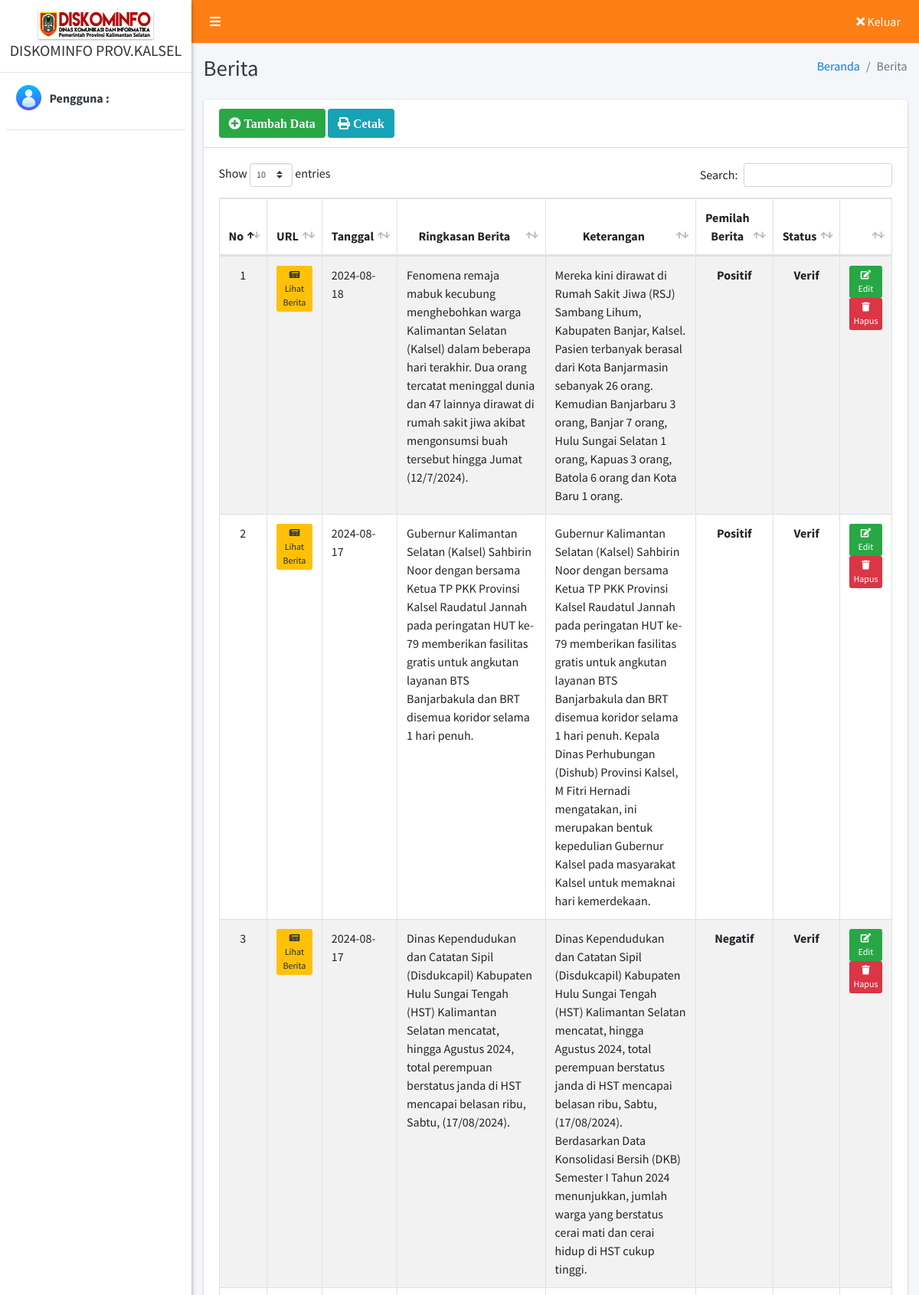
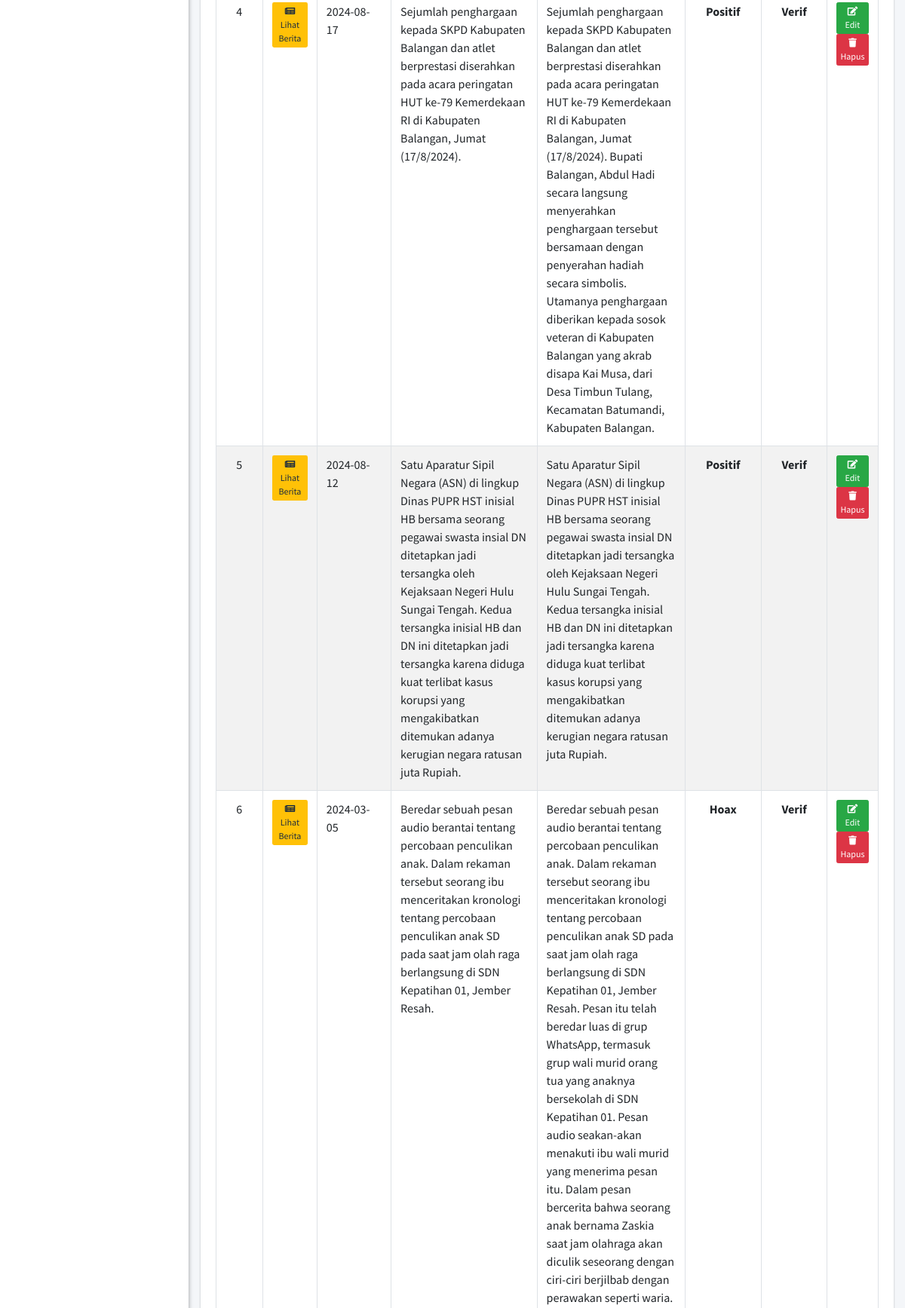
The app's page /admin/berita/index.php (upper part) with its own data (2 pictures, top to bottom).
### tables this page shows
CREATE TABLE `berita` (
  `id_berita` int NOT NULL,
  `url` text NOT NULL,
  `sumber_berita` varchar(40) NOT NULL,
  `tema` varchar(255) NOT NULL,
  `tgl_berita` date NOT NULL,
  `ringkasan` text NOT NULL,
  `keterangan` text NOT NULL,
  `pemilah` varchar(25) NOT NULL,
  `verifikasi` varchar(50) DEFAULT NULL
);

### admin/berita/index.php (the view, shortened to what this page needs)
<?php
require '../../config/koneksi.php';
?>
<!DOCTYPE html>
<html>
<?php
include '../../templates/head.php';
?>
<body class="hold-transition sidebar-mini layout-fixed">
    <div class="wrapper">
        <?php
        include '../../templates/navbar.php';
        ?>
        <?php
        include '../../templates/sidebar.php';
        ?>
        <div class="content-wrapper">
            <div class="content-header">
                <div class="container-fluid">
                    <div class="row mb-2">
                        <div class="col-sm-6">
                            <h1 class="m-0 text-dark">Berita</h1>
                        </div>
                        <div class="col-sm-6">
                            <ol class="breadcrumb float-sm-right">
                                <li class="breadcrumb-item"><a href="#">Beranda</a></li>
                                <li class="breadcrumb-item active">Berita</li>
                            </ol>
                        </div>
                    </div>
                </div>
            </div>
            <section class="content">
                <div class="container-fluid">
                    <div class="row">
                        <div class="col-12">
                            <div class="card card-outline">
                                <div class="card-header">
                                    <a href="tambah" class="btn bg-green"><i class="fa fa-plus-circle"> Tambah Data</i></a>
                                    <a href="print" target="blank" class="btn bg-info"><i class="fa fa-print"> Cetak</i></a>
                                </div>
                                <div class="card-body">
                                    <div class="table-responsive">
                                        <table id="example1" class="table table-bordered table-striped">
                                            <thead class="">
                                                <tr align="center">
                                                    <th>No</th>
                                                    <th>URL</th>
                                                    <th>Tanggal</th>
                                                    <th>Ringkasan Berita</th>
                                                    <th>Keterangan</th>
                                                    <th>Pemilah Berita</th>
                                                    <th>Status</th>
                                                    <th></th>
                                                </tr>
                                            </thead>
                                            <tbody style="background-color: white">
                                                <?php
                                                $no = 1;
                                                $data = $koneksi->query("SELECT * FROM berita ORDER BY id_berita DESC");
                                                while ($row = $data->fetch_array()) {
                                                ?>
                                                    <tr>
                                                        <td align="center"><?= $no++ ?></td>
                                                        <td> <a href="<?= $row['url'] ?>" target="blank" class="btn btn-block btn-xs bg-yellow"><i class="fa fa-newspaper"></i> Lihat Berita</a></td>
                                                        <td><?= $row['tgl_berita'] ?></td>
                                                        <td><?= $row['ringkasan'] ?></td>
                                                        <td><?= $row['keterangan'] ?></td>
                                                        <td align="center"><b><?= $row['pemilah'] ?></b></td>
                                                        <td align="center"><b><?= $row['verifikasi'] ?></b></td>
                                                        <td align="center">
                                                            <a href="edit?id=<?= $row['id_berita'] ?>" class="btn btn-success btn-xs" title="Edit"><i class="fa fa-edit"></i> Edit</a>
                                                            <a href="hapus?id=<?= $row['id_berita'] ?>" class="btn btn-danger btn-xs alert-hapus" title="Hapus"><i class="fa fa-trash"></i> Hapus</a>
                                                        </td>
                                                    </tr>
                                                <?php } ?>
                                            </tbody>
                                        </table>
                                    </div>
                                </div>
                            </div>
                        </div>
                    </div>
                </div>
            </section>
        </div>
    </div>
</body>
</html>

### records on screen
berita: tgl_berita "2024-08-18", ringkasan "Fenomena remaja mabuk kecubung menghebohkan warga Kalimantan Selatan (Kalsel) dalam beberapa hari terakhir. Dua orang tercatat meninggal dunia dan 47 lainnya dirawat di rumah sakit jiwa akibat mengonsumsi buah tersebut hingga Jumat (12/7/2024).", keterangan "Mereka kini dirawat di Rumah Sakit Jiwa (RSJ) Sambang Lihum, Kabupaten Banjar, Kalsel. Pasien terbanyak berasal dari Kota Banjarmasin sebanyak 26 orang. Kemudian Banjarbaru 3 orang, Banjar 7 orang, Hulu Sungai Selatan 1 orang, Kapuas 3 orang, Batola 6 orang dan Kota Baru 1 orang.", pemilah "Positif", verifikasi "Verif"
berita: tgl_berita "2024-08-17", ringkasan "Gubernur Kalimantan Selatan (Kalsel) Sahbirin Noor dengan bersama Ketua TP PKK Provinsi Kalsel Raudatul Jannah pada peringatan HUT ke-79 memberikan fasilitas gratis untuk angkutan layanan BTS Banjarbakula dan BRT disemua koridor selama 1 hari penuh.", keterangan "Gubernur Kalimantan Selatan (Kalsel) Sahbirin Noor dengan bersama Ketua TP PKK Provinsi Kalsel Raudatul Jannah pada peringatan HUT ke-79 memberikan fasilitas gratis untuk angkutan layanan BTS Banjarbakula dan BRT disemua koridor selama 1 hari penuh. Kepala Dinas Perhubungan (Dishub) Provinsi Kalsel, M Fitri Hernadi mengatakan, ini merupakan bentuk kepedulian Gubernur Kalsel pada masyarakat Kalsel untuk memaknai hari kemerdekaan.", pemilah "Positif", verifikasi "Verif"
berita: tgl_berita "2024-08-17", ringkasan "Dinas Kependudukan dan Catatan Sipil (Disdukcapil) Kabupaten Hulu Sungai Tengah (HST) Kalimantan Selatan mencatat, hingga Agustus 2024, total perempuan berstatus janda di HST mencapai belasan ribu, Sabtu, (17/08/2024).", keterangan "Dinas Kependudukan dan Catatan Sipil (Disdukcapil) Kabupaten Hulu Sungai Tengah (HST) Kalimantan Selatan mencatat, hingga Agustus 2024, total perempuan berstatus janda di HST mencapai belasan ribu, Sabtu, (17/08/2024). Berdasarkan Data Konsolidasi Bersih (DKB) Semester I Tahun 2024 menunjukkan, jumlah warga yang berstatus cerai mati dan cerai hidup di HST cukup tinggi.", pemilah "Negatif", verifikasi "Verif"
berita: tgl_berita "2024-08-17", ringkasan "Sejumlah penghargaan kepada SKPD Kabupaten Balangan dan atlet berprestasi diserahkan pada acara peringatan HUT ke-79 Kemerdekaan RI di Kabupaten Balangan, Jumat (17/8/2024).", keterangan "Sejumlah penghargaan kepada SKPD Kabupaten Balangan dan atlet berprestasi diserahkan pada acara peringatan HUT ke-79 Kemerdekaan RI di Kabupaten Balangan, Jumat (17/8/2024). Bupati Balangan, Abdul Hadi secara langsung menyerahkan penghargaan tersebut bersamaan dengan penyerahan hadiah secara simbolis. Utamanya penghargaan diberikan kepada sosok veteran di Kabupaten Balangan yang akrab disapa Kai Musa, dari Desa Timbun Tulang, Kecamatan Batumandi, Kabupaten Balangan.", pemilah "Positif", verifikasi "Verif"
berita: tgl_berita "2024-08-12", ringkasan "Satu Aparatur Sipil Negara (ASN) di lingkup Dinas PUPR HST inisial HB bersama seorang pegawai swasta insial DN ditetapkan jadi tersangka oleh Kejaksaan Negeri Hulu Sungai Tengah. Kedua tersangka inisial HB dan DN ini ditetapkan jadi tersangka karena diduga kuat terlibat kasus korupsi yang mengakibatkan ditemukan adanya kerugian negara ratusan juta Rupiah.", keterangan "Satu Aparatur Sipil Negara (ASN) di lingkup Dinas PUPR HST inisial HB bersama seorang pegawai swasta insial DN ditetapkan jadi tersangka oleh Kejaksaan Negeri Hulu Sungai Tengah. Kedua tersangka inisial HB dan DN ini ditetapkan jadi tersangka karena diduga kuat terlibat kasus korupsi yang mengakibatkan ditemukan adanya kerugian negara ratusan juta Rupiah.", pemilah "Positif", verifikasi "Verif"
berita: tgl_berita "2024-03-05", ringkasan "Beredar sebuah pesan audio berantai tentang percobaan penculikan anak. Dalam rekaman tersebut seorang ibu menceritakan kronologi tentang percobaan penculikan anak SD pada saat jam olah raga berlangsung di SDN Kepatihan 01, Jember Resah.", keterangan "Beredar sebuah pesan audio berantai tentang percobaan penculikan anak. Dalam rekaman tersebut seorang ibu menceritakan kronologi tentang percobaan penculikan anak SD pada saat jam olah raga berlangsung di SDN Kepatihan 01, Jember Resah. Pesan itu telah beredar luas di grup WhatsApp, termasuk grup wali murid orang tua yang anaknya bersekolah di SDN Kepatihan 01. Pesan audio seakan-akan menakuti ibu wali murid yang menerima pesan itu. Dalam pesan bercerita bahwa seorang anak bernama Zaskia saat jam olahraga akan diculik seseorang dengan ciri-ciri berjilbab dengan perawakan seperti waria.", pemilah "Hoax", verifikasi "Verif"
